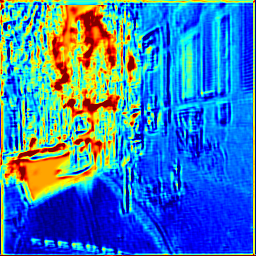
#> input picture src/output_depth.png, 256 x 256 px
$ python output.py
#> lines starting #> are read from the running program, lines starting #| are printed output that depends on the picture
import cv2
import matplotlib.pyplot as plt

depth_map = cv2.imread("output_depth.png", cv2.IMREAD_UNCHANGED)
#> depth_map is the input picture: shape (256, 256, 3); mean B, G, R 184.6, 122.7, 56.8
plt.imshow(depth_map, cmap="magma")  # Change 'magma' to 'jet' or 'gray' if needed
plt.colorbar()
plt.title("Predicted Depth Map")
plt.show()
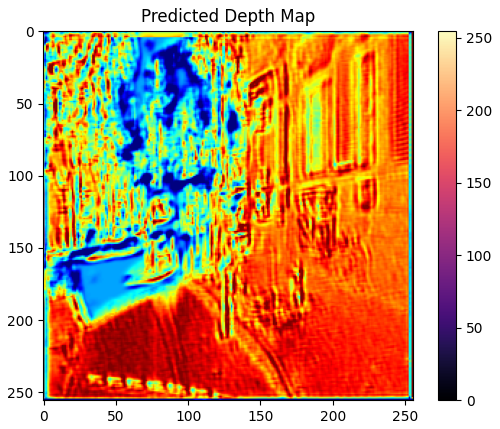
#> figure drawn by matplotlib, 2 panels; B, G, R data is drawn as R, G, B
